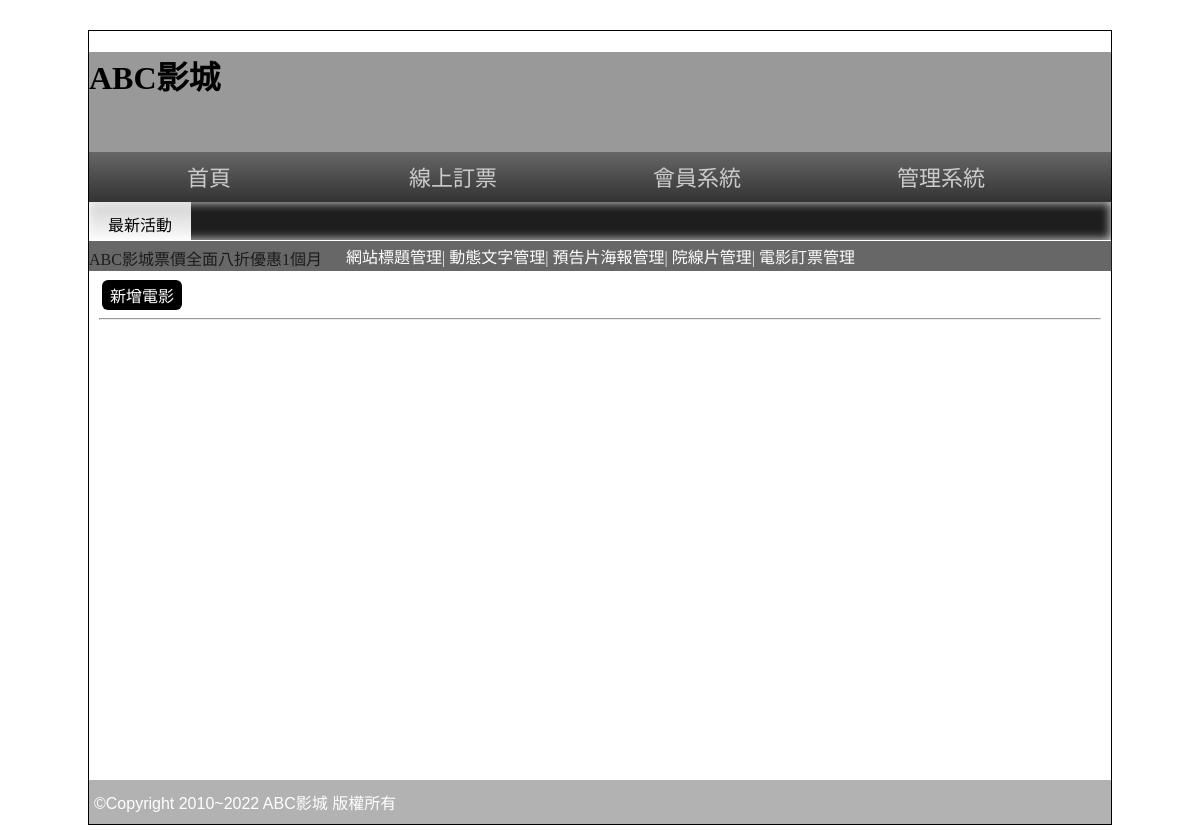
Before: /back.php?do=movie (signed in) with the older database file.
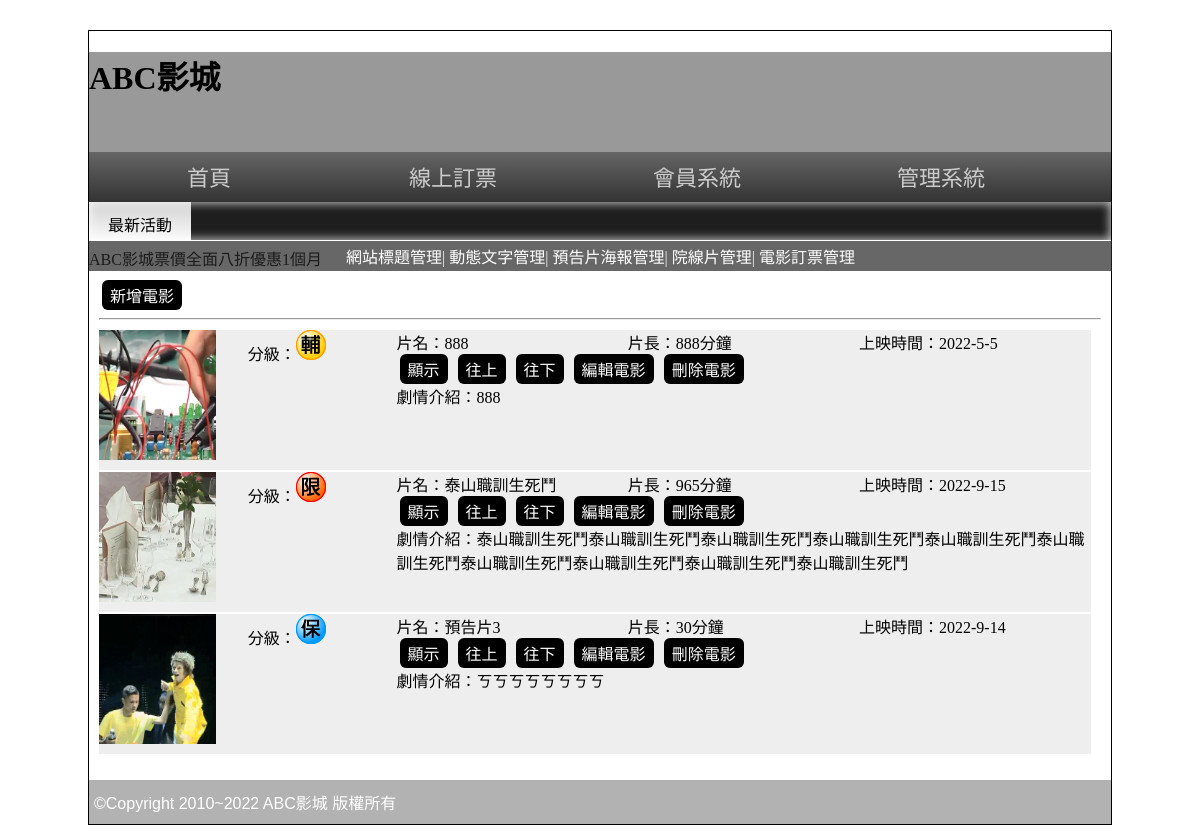
After: the same page with the newer database file.
### tables this page shows
CREATE TABLE `movie` (
  `id` int(11) UNSIGNED NOT NULL,
  `name` varchar(64) NOT NULL,
  `level` varchar(10) NOT NULL,
  `length` int(11) UNSIGNED NOT NULL,
  `ondate` varchar(11) NOT NULL,
  `publish` text NOT NULL,
  `director` text NOT NULL,
  `trailer` text NOT NULL,
  `poster` text NOT NULL,
  `intro` text NOT NULL,
  `rank` int(11) UNSIGNED NOT NULL,
  `sh` int(1) UNSIGNED NOT NULL
);

### base.php (called while the page is built, shortened)
<?php
class DB{
    protected $table;
    protected $dsn="mysql:host=localhost;charset=utf8;dbname=db24_3";
    protected $pdo;
function __construct($table){
    $this->table=$table;
    $this->pdo=new PDO($this->dsn,'root','');
}
function all(...$arg){
    $sql="SELECT * FROM $this->table ";
    if(isset($arg[0])){
        if(is_array($arg[0])){
            foreach($arg[0] as $key => $val){
                $tmp[]="`$key`='$val'";
            }
            $sql.=" WHERE " . join(" AND ",$tmp);
        }else{
            $sql.= $arg[0];
        }
    }
    return $this->pdo->query($sql)->fetchAll(PDO::FETCH_ASSOC);
}
}
$Movie=new DB('movie');
$Level=[
    '普遍級'=>'03C01.png',
    '輔導級'=>'03C02.png',
    '保護級'=>'03C03.png',
    '限制級'=>'03C04.png'
];
?>

### back/movie.php (the view, shortened to what this page needs)
<button onclick="location.href='?do=add_movie'">新增電影</button>
<hr>
<div style="overflow:scroll;height: 430px;">
<?php
$rows=$Movie->all(" order by rank");
foreach($rows as $key => $row){
    $prev=(isset($rows[$key-1]))?$rows[$key-1]['id']:$row['id'];
    $next=(isset($rows[$key+1]))?$rows[$key+1]['id']:$row['id'];
?>
    <div style="background:#eee;width:99%;height: 140px;margin:2px 0;display:flex">
        <div style="width: 15%;">
            <img src="./upload/<?=$row['poster'];?>" style="height:130px">
        </div>
        <div style="width: 15%;">
            分級：<img src="./icon/<?=$Level[$row['level']];?>">
        </div>
        <div style="width: 70%;">
            <div style="display:flex;">
                <div style="width: 33.3%;">片名：<?=$row['name'];?></div>
                <div style="width: 33.3%;">片長：<?=$row['length'];?>分鐘</div>
                <div style="width: 33.3%;">上映時間：<?=$row['ondate'];?></div>
            </div>
            <div>
                <button onclick="show(<?=$row['id'];?>)"><?=($row['sh']==1)?'顯示':'隱藏';?></button>
                <button onclick="sw('movie',[<?=$row['id'];?>,<?=$prev;?>])">往上</button>
                <button onclick="sw('movie',[<?=$row['id'];?>,<?=$next;?>])">往下</button>
                <button onclick="location.href='?do=edit_movie&id=<?=$row['id'];?>'">編輯電影</button>
                <button onclick="del('movie',<?=$row['id'];?>)">刪除電影</button>
            </div>
            <div>
                劇情介紹：<?=$row['intro'];?>
            </div>
        </div>
    </div>
    <?php
    }
    ?>
</div>

### back.php (shortened to what this page needs)
<?php
include_once "base.php";
?>
<!DOCTYPE html PUBLIC "-//W3C//DTD XHTML 1.0 Transitional//EN" "http://www.w3.org/TR/xhtml1/DTD/xhtml1-transitional.dtd">
<html xmlns="http://www.w3.org/1999/xhtml">
<head>
<link rel="stylesheet" href="css/css.css">
<link href="css/s2.css" rel="stylesheet" type="text/css">
</head>
<body>
<div id="main">
  <div id="top" style=" background:#999 center; background-size:cover; " title="替代文字">
    <h1>ABC影城</h1>
  </div>
  <div id="top2">
    <a href="index.php">首頁</a>
    <a href="?do=order">線上訂票</a>
    <a href="#">會員系統</a>
    <a href="back.php">管理系統</a> </div>
  <div id="text"> <span class="ct">最新活動</span>
    <marquee direction="right">
    ABC影城票價全面八折優惠1個月
    </marquee>
  </div>
  <div id="mm">
    <?php
    if(isset($_SESSION['login'])){
    ?>
    <div class="ct a rb" style="position:relative; width:101.5%; left:-1%; padding:3px; top:-9px;">
    <a href="?do=tit">網站標題管理</a>|
    <a href="?do=go">動態文字管理</a>|
    <a href="?do=poster">預告片海報管理</a>|
    <a href="?do=movie">院線片管理</a>|
    <a href="?do=order">電影訂票管理</a>
    </div>
    <?php
        $do=$_GET['do']??'main';
        $file='./back/'.$do.'.php';
        if(file_exists($file)){
          include $file;
        }else{
          include './back/main.php';
        }
      }else{
        include "./back/login.php";
      }
      ?>
  </div>
  <div id="bo"> ©Copyright 2010~2022 ABC影城 版權所有 </div>
</div>
</body>
</html>

### css/css.css (style rules this page uses)
input[type='button'],input[type='submit'],input[type='reset'],button,.button { background:#000; color:#fff; border:none; cursor:pointer; font-size:16px; text-decoration:none; padding: 3px 8px; border-radius: 6px; margin: 0 3px; }
#main { width:1022px; min-height:766px; border:#000 1px solid; margin:30px auto 10px auto; }
#top { display:block; height:100px; }
#top2 { display:block; height:50px; background: -webkit-linear-gradient(top,#666,#333); background: -ms-linear-gradient(top,#666,#333); background: -moz-linear-gradient(top,#666,#333); background: linear-gradient(top,#666,#333); }
#top2 a { display:inline-block; width:200px; padding:12px 20px 12px 20px; text-align:center; color:#ccc; text-decoration:none; font:normal 22px/26px Open Sans,'微軟正黑體'; transition:all ease-in .3s; }
#text { display:block; height:38px; box-shadow:#CCC 0px 0px 10px 1px inset; background-color: #1e1e1e; }
#text span { width:10%; display:inline-block; padding:10px 0px 10px 0px; vertical-align:top; background: -ms-linear-gradient(top,rgba(255,255,255,0.8),rgba(255,255,255,1)); background: -webkit-linear-gradient(top,rgba(255,255,255,0.8),rgba(255,255,255,1)); background: -moz-linear-gradient(top,rgba(255,255,255,0.8),rgba(255,255,255,1)); background: linear-gradient(top,rgba(255,255,255,0.8),rgba(255,255,255,1)); }
#mm { padding:10px; min-height:520px; }
#bo { padding:10px 5px 10px 5px; min-height:20px; display:block; color:#FFF; font-family:Arial, Helvetica, sans-serif,'微軟正黑體'; font-weight:500; background:rgba(0,0,0,0.3); }
.ct { text-align:center; }
.rb { background:rgba(39,39,39,0.7); color:rgba(255,255,255,0.9); }
.a a { color:#FFF; text-decoration:none; }

Changed rows visible on the page:
added movie: poster (picture), shows a picture, name "888", length "888", ondate "2022-5-5", sh "顯示", intro "888"
added movie: poster (picture), shows a picture, name "泰山職訓生死鬥", length "965", ondate "2022-9-15", sh "顯示", intro "泰山職訓生死鬥泰山職訓生死鬥泰山職訓生死鬥泰山職訓生死鬥泰山職訓生死鬥泰山職訓生死鬥泰山職訓生死鬥泰山職訓生死鬥泰山職訓生死鬥泰山職訓生死鬥"
added movie: poster (picture), shows a picture, name "預告片3", length "30", ondate "2022-9-14", sh "顯示", intro "ㄎㄎㄎㄎㄎㄎㄎㄎ"
